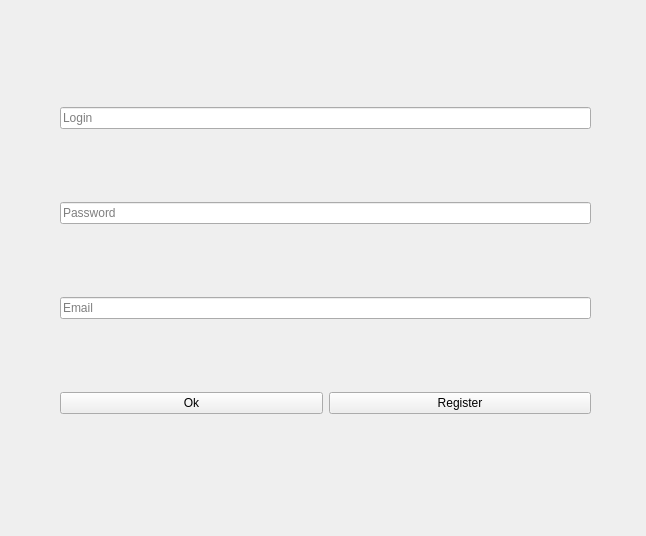
<?xml version="1.0" encoding="UTF-8"?>
<ui version="4.0">
 <class>AuthForm</class>
 <widget class="QWidget" name="AuthForm">
  <property name="geometry">
   <rect>
    <x>0</x>
    <y>0</y>
    <width>646</width>
    <height>536</height>
   </rect>
  </property>
  <property name="windowTitle">
   <string>Form</string>
  </property>
  <widget class="QWidget" name="verticalLayoutWidget">
   <property name="geometry">
    <rect>
     <x>60</x>
     <y>40</y>
     <width>531</width>
     <height>441</height>
    </rect>
   </property>
   <layout class="QVBoxLayout" name="verticalLayout">
    <item>
     <widget class="QLineEdit" name="lineEdit_Login">
      <property name="placeholderText">
       <string>Login</string>
      </property>
     </widget>
    </item>
    <item>
     <widget class="QLineEdit" name="lineEdit_Password">
      <property name="placeholderText">
       <string>Password</string>
      </property>
     </widget>
    </item>
    <item>
     <widget class="QLineEdit" name="lineEdit_Email">
      <property name="inputMask">
       <string/>
      </property>
      <property name="text">
       <string/>
      </property>
      <property name="maxLength">
       <number>32767</number>
      </property>
      <property name="placeholderText">
       <string>Email</string>
      </property>
     </widget>
    </item>
    <item>
     <layout class="QHBoxLayout" name="horizontalLayout">
      <item>
       <widget class="QPushButton" name="pushButton_Ok">
        <property name="text">
         <string>Ok</string>
        </property>
       </widget>
      </item>
      <item>
       <widget class="QPushButton" name="pushButton_Reg">
        <property name="text">
         <string>Register</string>
        </property>
       </widget>
      </item>
     </layout>
    </item>
   </layout>
  </widget>
 </widget>
 <resources/>
 <connections/>
</ui>
